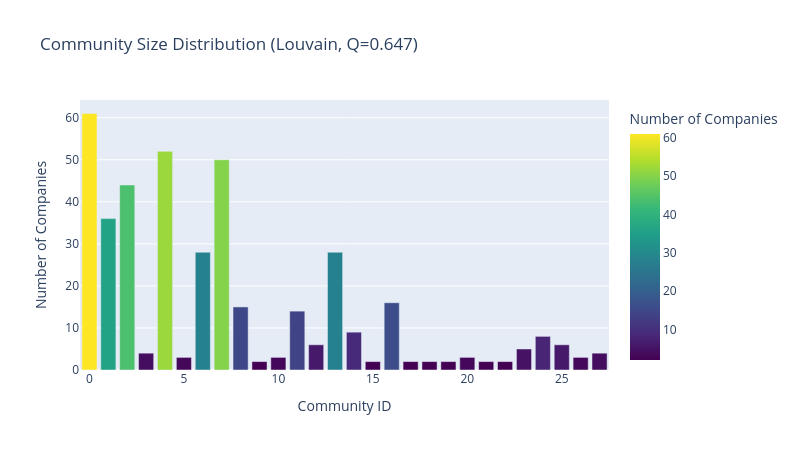

Notebook code for this chart:
### Markdown cell above
## <font size=5>**5.5. Community Size Distribution**</font> <a class="anchor" id="5.5"></a>

[Back to TOC](#toc)

### Code cell
community_sizes = Counter(partition.values())
sizes_df = pd.DataFrame({
    'Community': list(community_sizes.keys()),
    'Size': list(community_sizes.values())
}).sort_values('Size', ascending=False).reset_index(drop=True)

fig = px.bar(
    sizes_df, 
    x='Community', 
    y='Size',
    title=f'Community Size Distribution (Louvain, Q={Q:.3f})',
    labels={'Size': 'Number of Companies', 'Community': 'Community ID'},
    color='Size',
    color_continuous_scale='Viridis'
)
fig.update_layout(height=450, width=800)
fig.show()

print(f"\nCommunity size statistics:")
print(f"  Largest community: {sizes_df['Size'].max()} companies")
print(f"  Smallest community: {sizes_df['Size'].min()} companies")
print(f"  Mean size: {sizes_df['Size'].mean():.1f}")
print(f"  Median size: {sizes_df['Size'].median():.1f}")

### Figure 1 — Plotly figure (JSON) as saved in the notebook; plotly's stock layout.template omitted (floating-point values rounded to 4 significant figures)
{"data": [{"hovertemplate": "Community ID=%{x}<br>Number of Companies=%{marker.color}<extra></extra>", "legendgroup": "", "marker": {"color": [61, 52, 50, 44, 36, 28, 28, 16, 15, 14, 9, 8, 6, 6, 5, 4, 4, 3, 3, 3, 3, 2, 2, 2, 2, 2, 2, 2], "coloraxis": "coloraxis", "pattern": {"shape": ""}}, "name": "", "orientation": "v", "showlegend": false, "textposition": "auto", "type": "bar", "x": [0, 4, 7, 2, 1, 13, 6, 16, 8, 11, 14, 24, 12, 25, 23, 3, 27, 26, 5, 10, 20, 9, 15, 18, 19, 22, 21, 17], "xaxis": "x", "y": [61, 52, 50, 44, 36, 28, 28, 16, 15, 14, 9, 8, 6, 6, 5, 4, 4, 3, 3, 3, 3, 2, 2, 2, 2, 2, 2, 2], "yaxis": "y"}], "layout": {"barmode": "relative", "coloraxis": {"colorbar": {"title": {"text": "Number of Companies"}}, "colorscale": [[0, "#440154"], [0.1111, "#482878"], [0.2222, "#3e4989"], [0.3333, "#31688e"], [0.4444, "#26828e"], [0.5556, "#1f9e89"], [0.6667, "#35b779"], [0.7778, "#6ece58"], [0.8889, "#b5de2b"], [1, "#fde725"]]}, "height": 450, "legend": {"tracegroupgap": 0}, "title": {"text": "Community Size Distribution (Louvain, Q=0.647)"}, "width": 800, "xaxis": {"anchor": "y", "domain": [0, 1], "title": {"text": "Community ID"}}, "yaxis": {"anchor": "x", "domain": [0, 1], "title": {"text": "Number of Companies"}}}}
